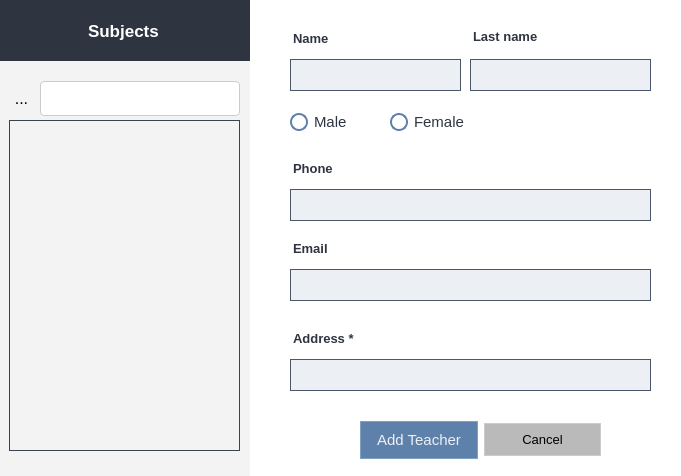
<?xml version="1.0" encoding="UTF-8"?>
<ui version="4.0">
 <class>AddTeacherDialog</class>
 <widget class="QDialog" name="AddTeacherDialog">
  <property name="geometry">
   <rect>
    <x>0</x>
    <y>0</y>
    <width>681</width>
    <height>476</height>
   </rect>
  </property>
  <property name="windowTitle">
   <string>Dialog</string>
  </property>
  <property name="styleSheet">
   <string notr="true">/* General Window */
QWidget {
    background-color:rgb(255, 255, 255); /* Light Gray for Light Mode */
    color: #000000;           /* Black Text */
    font-family: &quot;Segoe UI&quot;, Arial, sans-serif;
    font-size: 12pt;
border-radius: 10px;
}

/* Dark Mode (Toggle this for dark theme) */
/*
QWidget {
    background-color: #2b2b2b; 
    color: #ffffff;           
}
*/

/* Buttons */
QPushButton {
    background-color: #0078d7; /* Windows Blue */
    color: white;
    border-radius: 5px;
    padding: 8px 16px;
    border: none;
    font-size: 11pt;
}
QPushButton:hover {
    background-color: #005a9e; /* Darker Blue on Hover */
}
QPushButton:pressed {
    background-color: #004578; /* Even Darker Blue on Click */
}

/* Input Fields */
QLineEdit {
    background-color: white;
    color: black;
    border: 1px solid #cccccc;
    border-radius: 4px;
    padding: 6px;
}
QLineEdit:focus {
    border: 1px solid #0078d7; /* Blue Border on Focus */
    background-color: #ffffff;
}

/* Labels */
QLabel {
    font-size: 13pt;
    color: #333333; /* Dark Gray */
}

/* Checkboxes and Radio Buttons */
QCheckBox, QRadioButton {
    spacing: 6px;
    color: #333333;
}

/* Scrollbars */
QScrollBar:vertical {
    border: none;
    background: #f3f3f3;
    width: 8px;
    margin: 0px 0px 0px 0px;
}
QScrollBar::handle:vertical {
    background: #cccccc;
    border-radius: 4px;
}
QScrollBar::handle:vertical:hover {
    background: #aaaaaa;
}
</string>
  </property>
  <widget class="QWidget" name="layoutWidget">
   <property name="geometry">
    <rect>
     <x>290</x>
     <y>20</y>
     <width>171</width>
     <height>71</height>
    </rect>
   </property>
   <layout class="QVBoxLayout" name="verticalLayout">
    <item>
     <widget class="QLabel" name="label_2">
      <property name="font">
       <font>
        <family>Segoe UI</family>
        <pointsize>-1</pointsize>
        <bold>true</bold>
       </font>
      </property>
      <property name="styleSheet">
       <string notr="true">/* Label Style */
QLabel {
    color: #2e3440; /* Light text color */
    font-size: 13px; /* Smaller font size for the label */
    font-weight: bold; /* Bold text to emphasize the label */
    margin-top: 4px; /* Space between the label and the input field */
}

/* Optional: Focused Label Change (to match the input field) */
QLineEdit:focus + QLabel {
    color: #88C0D0; /* Change label color to light blue on focus */
}
</string>
      </property>
      <property name="text">
       <string>Name</string>
      </property>
     </widget>
    </item>
    <item>
     <widget class="QLineEdit" name="name_field">
      <property name="styleSheet">
       <string notr="true">/* Input Field */
QLineEdit {
    background-color: #eceff4; /* Light background */
    color: #000000; /* Black text */
    border: 1px solid #4C566A; /* Subtle gray-blue border */
    border-radius: 0px; /* No rounded corners */
    padding: 6px; /* Padding inside the field */
    font-size: 14px; /* Standard font size */
}

/* Focused Input Field */
QLineEdit:focus {
    border: 1px solid #88C0D0; /* Light blue/teal border on focus */
    background-color: #e1e9f2; /* Slightly lighter background on focus */
}

/* Placeholder Text */
QLineEdit::placeholder {
    color: #4C566A; /* Darker gray for placeholder text */
}
</string>
      </property>
     </widget>
    </item>
   </layout>
  </widget>
  <widget class="QWidget" name="layoutWidget_2">
   <property name="geometry">
    <rect>
     <x>470</x>
     <y>20</y>
     <width>181</width>
     <height>71</height>
    </rect>
   </property>
   <layout class="QVBoxLayout" name="verticalLayout_2">
    <item>
     <widget class="QLabel" name="label_4">
      <property name="font">
       <font>
        <family>Segoe UI</family>
        <pointsize>-1</pointsize>
        <bold>true</bold>
       </font>
      </property>
      <property name="styleSheet">
       <string notr="true">/* Label Style */
QLabel {
    color: #2e3440; /* Light text color */
    font-size: 13px; /* Smaller font size for the label */
    font-weight: bold; /* Bold text to emphasize the label */
    margin-top: 4px; /* Space between the label and the input field */
}

/* Optional: Focused Label Change (to match the input field) */
QLineEdit:focus + QLabel {
    color: #88C0D0; /* Change label color to light blue on focus */
}
/* Label Style */
QLabel {
    color: #2e3440; /* Light text color */
    font-size: 13px; /* Smaller font size for the label */
    font-weight: bold; /* Bold text to emphasize the label */
    margin-bottom: 4px; /* Space between the label and the input field */
}

/* Optional: Focused Label Change (to match the input field) */
QLineEdit:focus + QLabel {
    color: #88C0D0; /* Change label color to light blue on focus */
}
</string>
      </property>
      <property name="text">
       <string>Last name</string>
      </property>
     </widget>
    </item>
    <item>
     <widget class="QLineEdit" name="last_name_field">
      <property name="styleSheet">
       <string notr="true">/* Input Field */
QLineEdit {
    background-color: #eceff4; /* Light background */
    color: #000000; /* Black text */
    border: 1px solid #4C566A; /* Subtle gray-blue border */
    border-radius: 0px; /* No rounded corners */
    padding: 6px; /* Padding inside the field */
    font-size: 14px; /* Standard font size */
}

/* Focused Input Field */
QLineEdit:focus {
    border: 1px solid #88C0D0; /* Light blue/teal border on focus */
    background-color: #e1e9f2; /* Slightly lighter background on focus */
}

/* Placeholder Text */
QLineEdit::placeholder {
    color: #4C566A; /* Darker gray for placeholder text */
}
</string>
      </property>
     </widget>
    </item>
   </layout>
  </widget>
  <widget class="QRadioButton" name="f_radioButton">
   <property name="geometry">
    <rect>
     <x>390</x>
     <y>110</y>
     <width>81</width>
     <height>24</height>
    </rect>
   </property>
   <property name="styleSheet">
    <string notr="true">/* RadioButton Styling */
QRadioButton {
    spacing: 6px; /* Space between the radio button and label text */
    color: #2e3440;/* Light grayish blue text from Nord */
    font-size: 11pt;
}

/* RadioButton Indicator */
QRadioButton::indicator {
    width: 14px;
    height: 14px;
    border-radius: 9px; /* Circular indicator */
    border: 2px solid #5e81ac; /* Nord9 Blue for the border */
    background-color: transparent; /* Transparent background */
}

/* Hover State for Indicator */
QRadioButton::indicator:hover {
    border-color: #88c0d0; /* Nord7 Lighter Teal on hover */
}

/* Checked State for Indicator */
QRadioButton::indicator:checked {
    background-color: #81a1c1; /* Nord8 Blue when checked */
    border-color: #81a1c1; /* Matching border color */
}

/* Pressed State for Indicator */
QRadioButton::indicator:pressed {
    background-color: #5e81ac; /* Darker blue on press */
}

/* Hover State for Checked Indicator */
QRadioButton::indicator:checked:hover {
    background-color: #88c0d0; /* Nord7 Lighter Teal on hover when checked */
}

/* Disabled State for Indicator */
QRadioButton::indicator:disabled {
    border-color: #3b4252; /* Nord1 Darker gray for disabled state */
    background-color: #4c566a; /* Nord3 Dark gray background for disabled */
}

/* Checked Disabled State for Indicator */
QRadioButton::indicator:checked:disabled {
    background-color: #4c566a; /* Dark gray checked state for disabled */
    border-color: #4c566a; /* Dark gray border for disabled checked state */
}
</string>
   </property>
   <property name="text">
    <string>Female</string>
   </property>
  </widget>
  <widget class="QRadioButton" name="m_radioButton">
   <property name="geometry">
    <rect>
     <x>290</x>
     <y>110</y>
     <width>81</width>
     <height>24</height>
    </rect>
   </property>
   <property name="styleSheet">
    <string notr="true">/* RadioButton Styling */
QRadioButton {
    spacing: 6px; /* Space between the radio button and label text */
    color: #2e3440; /* Light grayish blue text from Nord */
    font-size: 11pt;
}

/* RadioButton Indicator */
QRadioButton::indicator {
    width: 14px;
    height: 14px;
    border-radius: 9px; /* Circular indicator */
    border: 2px solid #5e81ac; /* Nord9 Blue for the border */
    background-color: transparent; /* Transparent background */
}

/* Hover State for Indicator */
QRadioButton::indicator:hover {
    border-color: #88c0d0; /* Nord7 Lighter Teal on hover */
}

/* Checked State for Indicator */
QRadioButton::indicator:checked {
    background-color: #81a1c1; /* Nord8 Blue when checked */
    border-color: #81a1c1; /* Matching border color */
}

/* Pressed State for Indicator */
QRadioButton::indicator:pressed {
    background-color: #5e81ac; /* Darker blue on press */
}

/* Hover State for Checked Indicator */
QRadioButton::indicator:checked:hover {
    background-color: #88c0d0; /* Nord7 Lighter Teal on hover when checked */
}

/* Disabled State for Indicator */
QRadioButton::indicator:disabled {
    border-color: #3b4252; /* Nord1 Darker gray for disabled state */
    background-color: #4c566a; /* Nord3 Dark gray background for disabled */
}

/* Checked Disabled State for Indicator */
QRadioButton::indicator:checked:disabled {
    background-color: #4c566a; /* Dark gray checked state for disabled */
    border-color: #4c566a; /* Dark gray border for disabled checked state */
}
</string>
   </property>
   <property name="text">
    <string>Male</string>
   </property>
  </widget>
  <widget class="QWidget" name="layoutWidget">
   <property name="geometry">
    <rect>
     <x>360</x>
     <y>420</y>
     <width>241</width>
     <height>40</height>
    </rect>
   </property>
   <layout class="QHBoxLayout" name="horizontalLayout">
    <item>
     <widget class="QPushButton" name="add_teacher_button">
      <property name="minimumSize">
       <size>
        <width>86</width>
        <height>38</height>
       </size>
      </property>
      <property name="styleSheet">
       <string notr="true">QPushButton {
    background-color: #5E81AC; /* Nord Blue */
    color: #ECEFF4; /* Light text */
    border: 1px solid #81A1C1; /* Lighter blue border */
    border-radius: 0px; /* No roundness */
    padding: 6px 12px;
    font-family: &quot;Segoe UI&quot;;
    font-size: 15px;
    min-width: 60px;
    min-height: 24px;
}

/* Hover State */
QPushButton:hover {
    background-color: #81A1C1; /* Lighter Nord Blue */
    border: 1px solid #88C0D0; /* Teal highlight */
}

/* Pressed State */
QPushButton:pressed {
    background-color: #4C566A; /* Darker Nord Blue */
    border: 1px solid #8FBCBB; /* Teal accent */
}

/* Edit Button Specific Style */
QPushButton#editButton {
    background-color: #88C0D0; /* Soft Teal Blue */
    color: #2E3440; /* Darker text for contrast */
    border: 1px solid #8FBCBB; /* Teal border */
}

QPushButton#editButton:hover {
    background-color: #8FBCBB; /* Slightly lighter teal */
    border: 1px solid #81A1C1; /* Soft blue highlight */
}

QPushButton#editButton:pressed {
    background-color: #5E81AC; /* Dark Nord Blue */
    border: 1px solid #4C566A; /* Darker border */
}
</string>
      </property>
      <property name="text">
       <string>Add Teacher</string>
      </property>
     </widget>
    </item>
    <item>
     <widget class="QPushButton" name="close_button">
      <property name="minimumSize">
       <size>
        <width>0</width>
        <height>30</height>
       </size>
      </property>
      <property name="styleSheet">
       <string notr="true">




/*          background-color: transparent;  No background */




/* Cancel Button */
QPushButton {
    background-color: #bababa;

    color: black;                  /* Black text */
    border: 1px solid #cccccc;     /* Light gray border */
    border-radius: 0px;
    padding: 8px 16px;
    font-size: 10pt;
}

QPushButton:hover {
    background-color: #e5e5e5; /* Light gray on hover */
    border: 1px solid #bbbbbb; /* Slightly darker gray border on hover */
}

QPushButton:pressed {
    background-color: #d9d9d9; /* Darker gray on press */
    border: 1px solid #aaaaaa; /* Even darker gray border on press */
}
</string>
      </property>
      <property name="text">
       <string>Cancel</string>
      </property>
     </widget>
    </item>
   </layout>
  </widget>
  <widget class="QWidget" name="layoutWidget_3">
   <property name="geometry">
    <rect>
     <x>290</x>
     <y>230</y>
     <width>361</width>
     <height>71</height>
    </rect>
   </property>
   <layout class="QVBoxLayout" name="verticalLayout_3">
    <item>
     <widget class="QLabel" name="label_3">
      <property name="font">
       <font>
        <family>Segoe UI</family>
        <pointsize>-1</pointsize>
        <bold>true</bold>
       </font>
      </property>
      <property name="styleSheet">
       <string notr="true">/* Label Style */
QLabel {
    color: #2e3440; /* Light text color */
    font-size: 13px; /* Smaller font size for the label */
    font-weight: bold; /* Bold text to emphasize the label */
    margin-top: 4px; /* Space between the label and the input field */
}

/* Optional: Focused Label Change (to match the input field) */
QLineEdit:focus + QLabel {
    color: #88C0D0; /* Change label color to light blue on focus */
}
</string>
      </property>
      <property name="text">
       <string>Email</string>
      </property>
     </widget>
    </item>
    <item>
     <widget class="QLineEdit" name="email_field">
      <property name="styleSheet">
       <string notr="true">/* Input Field */
QLineEdit {
    background-color: #eceff4; /* Light background */
    color: #000000; /* Black text */
    border: 1px solid #4C566A; /* Subtle gray-blue border */
    border-radius: 0px; /* No rounded corners */
    padding: 6px; /* Padding inside the field */
    font-size: 14px; /* Standard font size */
}

/* Focused Input Field */
QLineEdit:focus {
    border: 1px solid #88C0D0; /* Light blue/teal border on focus */
    background-color: #e1e9f2; /* Slightly lighter background on focus */
}

/* Placeholder Text */
QLineEdit::placeholder {
    color: #4C566A; /* Darker gray for placeholder text */
}
</string>
      </property>
     </widget>
    </item>
   </layout>
  </widget>
  <widget class="QWidget" name="layoutWidget_4">
   <property name="geometry">
    <rect>
     <x>290</x>
     <y>150</y>
     <width>361</width>
     <height>71</height>
    </rect>
   </property>
   <layout class="QVBoxLayout" name="verticalLayout_4">
    <item>
     <widget class="QLabel" name="label_5">
      <property name="font">
       <font>
        <family>Segoe UI</family>
        <pointsize>-1</pointsize>
        <bold>true</bold>
       </font>
      </property>
      <property name="styleSheet">
       <string notr="true">/* Label Style */
QLabel {
    color: #2e3440; /* Light text color */
    font-size: 13px; /* Smaller font size for the label */
    font-weight: bold; /* Bold text to emphasize the label */
    margin-top: 4px; /* Space between the label and the input field */
}

/* Optional: Focused Label Change (to match the input field) */
QLineEdit:focus + QLabel {
    color: #88C0D0; /* Change label color to light blue on focus */
}
</string>
      </property>
      <property name="text">
       <string>Phone</string>
      </property>
     </widget>
    </item>
    <item>
     <widget class="QLineEdit" name="phone_field">
      <property name="styleSheet">
       <string notr="true">/* Input Field */
QLineEdit {
    background-color: #eceff4; /* Light background */
    color: #000000; /* Black text */
    border: 1px solid #4C566A; /* Subtle gray-blue border */
    border-radius: 0px; /* No rounded corners */
    padding: 6px; /* Padding inside the field */
    font-size: 14px; /* Standard font size */
}

/* Focused Input Field */
QLineEdit:focus {
    border: 1px solid #88C0D0; /* Light blue/teal border on focus */
    background-color: #e1e9f2; /* Slightly lighter background on focus */
}

/* Placeholder Text */
QLineEdit::placeholder {
    color: #4C566A; /* Darker gray for placeholder text */
}
</string>
      </property>
     </widget>
    </item>
   </layout>
  </widget>
  <widget class="QWidget" name="layoutWidget_5">
   <property name="geometry">
    <rect>
     <x>290</x>
     <y>320</y>
     <width>361</width>
     <height>71</height>
    </rect>
   </property>
   <layout class="QVBoxLayout" name="verticalLayout_5">
    <item>
     <widget class="QLabel" name="label_6">
      <property name="font">
       <font>
        <family>Segoe UI</family>
        <pointsize>-1</pointsize>
        <bold>true</bold>
       </font>
      </property>
      <property name="styleSheet">
       <string notr="true">/* Label Style */
QLabel {
    color: #2e3440; /* Light text color */
    font-size: 13px; /* Smaller font size for the label */
    font-weight: bold; /* Bold text to emphasize the label */
    margin-top: 4px; /* Space between the label and the input field */
}

/* Optional: Focused Label Change (to match the input field) */
QLineEdit:focus + QLabel {
    color: #88C0D0; /* Change label color to light blue on focus */
}
</string>
      </property>
      <property name="text">
       <string>Address *</string>
      </property>
     </widget>
    </item>
    <item>
     <widget class="QLineEdit" name="address_field">
      <property name="styleSheet">
       <string notr="true">/* Input Field */
QLineEdit {
    background-color: #eceff4; /* Light background */
    color: #000000; /* Black text */
    border: 1px solid #4C566A; /* Subtle gray-blue border */
    border-radius: 0px; /* No rounded corners */
    padding: 6px; /* Padding inside the field */
    font-size: 14px; /* Standard font size */
}

/* Focused Input Field */
QLineEdit:focus {
    border: 1px solid #88C0D0; /* Light blue/teal border on focus */
    background-color: #e1e9f2; /* Slightly lighter background on focus */
}

/* Placeholder Text */
QLineEdit::placeholder {
    color: #4C566A; /* Darker gray for placeholder text */
}
</string>
      </property>
     </widget>
    </item>
   </layout>
  </widget>
  <widget class="QWidget" name="widget" native="true">
   <property name="geometry">
    <rect>
     <x>-1</x>
     <y>0</y>
     <width>251</width>
     <height>481</height>
    </rect>
   </property>
   <property name="styleSheet">
    <string notr="true">background-color: #f3f3f3;
border-radius: 0px;</string>
   </property>
   <widget class="QScrollArea" name="subjects_scrollArea">
    <property name="geometry">
     <rect>
      <x>10</x>
      <y>120</y>
      <width>231</width>
      <height>331</height>
     </rect>
    </property>
    <property name="styleSheet">
     <string notr="true">QScrollArea {
    border: 1px solid #3b4252; /* Nord1 - Dark gray-blue border */
    background: #f9f9f9; /* Keep original background */
    border-radius: 0px;
}

/* Scroll Bar */
QScrollBar:vertical {
    border: none;
    background: #e6e6e6; /* Keep original background */
    width: 12px;
    margin: 2px;
    border-radius: 6px;
}

QScrollBar::handle:vertical {
    background: #4c566a; /* Nord3 - Medium gray-blue for handle */
    min-height: 20px;
    border-radius: 6px;
}

QScrollBar::handle:vertical:hover {
    background: #81a1c1; /* Nord8 - Blue on hover */
}

QScrollBar::sub-line:vertical,
QScrollBar::add-line:vertical {
    background: none;
    height: 0;
}

/* Items inside the Scroll Area */
QWidget {
    font-size: 16px;
    font-family: Arial, sans-serif;
    color: #2e3440;
    background: transparent;
}

QCheckBox {
    spacing: 10px;
    padding: 5px;
}

QCheckBox::indicator {
    width: 16px;
    height: 16px;
}

/* Checked state */
QCheckBox::indicator:checked {
    background-color: #5e81ac; /* Nord9 - Blue for checked state */
    border: 1px solid #5e81ac; /* Matching border color */
    border-radius: 4px;
}

/* Unchecked state */
QCheckBox::indicator:unchecked {
    background-color: #f0f0f0; /* Light background for unchecked */
    border: 1px solid #cccccc; /* Light gray border */
    border-radius: 4px;
}
</string>
    </property>
    <property name="widgetResizable">
     <bool>true</bool>
    </property>
    <widget class="QWidget" name="scrollAreaWidgetContents">
     <property name="geometry">
      <rect>
       <x>0</x>
       <y>0</y>
       <width>229</width>
       <height>329</height>
      </rect>
     </property>
    </widget>
   </widget>
   <widget class="QWidget" name="widget_2" native="true">
    <property name="geometry">
     <rect>
      <x>-1</x>
      <y>0</y>
      <width>261</width>
      <height>61</height>
     </rect>
    </property>
    <property name="styleSheet">
     <string notr="true">/*background-color: #bababa;*/
border-radius: 0px;
 background-color:#2e3440;</string>
    </property>
    <widget class="QLabel" name="label">
     <property name="geometry">
      <rect>
       <x>90</x>
       <y>10</y>
       <width>81</width>
       <height>41</height>
      </rect>
     </property>
     <property name="font">
      <font>
       <family>Segoe UI</family>
       <pointsize>13</pointsize>
       <bold>true</bold>
      </font>
     </property>
     <property name="styleSheet">
      <string notr="true">color: rgb(255, 255, 255);</string>
     </property>
     <property name="text">
      <string>Subjects</string>
     </property>
    </widget>
    <widget class="QLabel" name="label_7">
     <property name="geometry">
      <rect>
       <x>50</x>
       <y>20</y>
       <width>31</width>
       <height>31</height>
      </rect>
     </property>
     <property name="text">
      <string/>
     </property>
     <property name="pixmap">
      <pixmap resource="../resources/rec.qrc">:/newPrefix/more_icons/pbython.png</pixmap>
     </property>
     <property name="scaledContents">
      <bool>true</bool>
     </property>
    </widget>
   </widget>
   <widget class="QWidget" name="layoutWidget">
    <property name="geometry">
     <rect>
      <x>10</x>
      <y>80</y>
      <width>231</width>
      <height>37</height>
     </rect>
    </property>
    <layout class="QHBoxLayout" name="horizontalLayout_2">
     <item>
      <widget class="QToolButton" name="toolButton_5">
       <property name="enabled">
        <bool>true</bool>
       </property>
       <property name="styleSheet">
        <string notr="true">QToolButton { background: transparent; border: none;}</string>
       </property>
       <property name="text">
        <string>...</string>
       </property>
       <property name="icon">
        <iconset resource="../resources/rec.qrc">
         <normaloff>:/newPrefix/more_icons/search-interface-symbol.png</normaloff>:/newPrefix/more_icons/search-interface-symbol.png</iconset>
       </property>
       <property name="iconSize">
        <size>
         <width>20</width>
         <height>20</height>
        </size>
       </property>
      </widget>
     </item>
     <item>
      <widget class="QLineEdit" name="serach_subject">
       <property name="styleSheet">
        <string notr="true">
/* Input Fields */
QLineEdit {
    background-color: white;
    color: black;
    border: 1px solid #cccccc;
    border-radius: 4px;
    padding: 6px;
}
QLineEdit:focus {
    border: 1px solid #0078d7; /* Blue Border on Focus */
    background-color: #ffffff;
}</string>
       </property>
      </widget>
     </item>
    </layout>
   </widget>
  </widget>
 </widget>
 <resources>
  <include location="../resources/rec.qrc"/>
 </resources>
 <connections/>
</ui>
